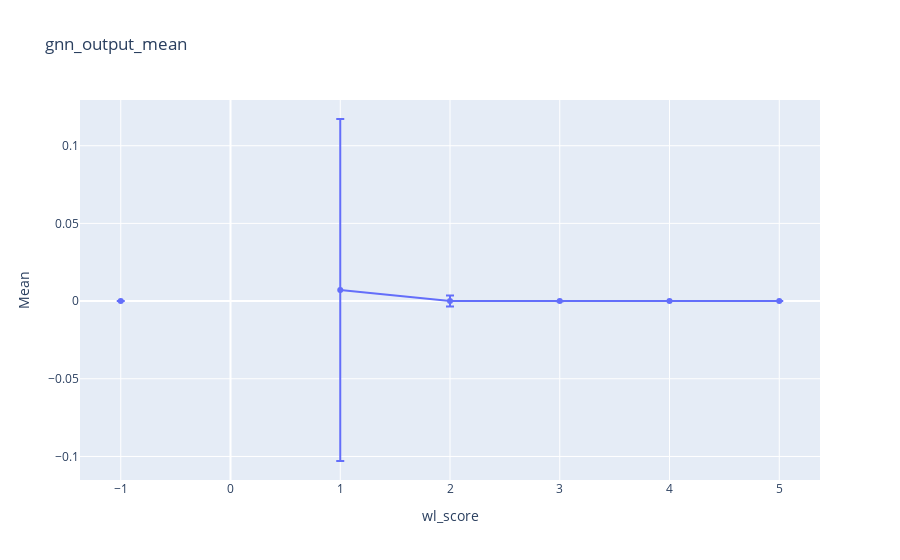

Notebook cell for this chart:
### Code cell
gnn_output_mean = np.array([means[wl_score]["gnn_output"] for wl_score in range(-1, max_wl_score + 1)])
gnn_output_std = np.array([stds[wl_score]["gnn_output"] for wl_score in range(-1, max_wl_score + 1)])
x = list(range(-1, max_wl_score + 1))

fig = go.Figure(data=go.Scatter(x=x, y=gnn_output_mean, error_y=dict(type='data', array=gnn_output_std)))
fig.update_layout(title="gnn_output_mean", xaxis_title="wl_score", yaxis_title="Mean")
fig.show()

### Figure 1 — Plotly figure (JSON) as saved in the notebook; plotly's stock layout.template omitted (floating-point values rounded to 4 significant figures)
{"data": [{"error_y": {"array": [9.501e-08, null, 0.1101, 0.003554, 0.0001293, 4.801e-06, 0], "type": "data"}, "type": "scatter", "x": [-1, 0, 1, 2, 3, 4, 5], "y": [1.465e-09, null, 0.007138, 7.405e-05, 1.352e-06, -4.308e-07, -8.906e-08]}], "layout": {"title": {"text": "gnn_output_mean"}, "xaxis": {"title": {"text": "wl_score"}}, "yaxis": {"title": {"text": "Mean"}}}}
